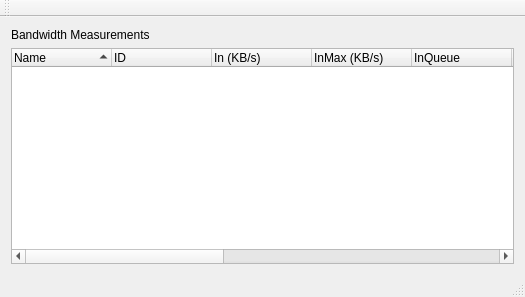
<?xml version="1.0" encoding="UTF-8"?>
<ui version="4.0">
 <class>BwCtrlWindow</class>
 <widget class="QMainWindow" name="BwCtrlWindow">
  <property name="enabled">
   <bool>true</bool>
  </property>
  <property name="geometry">
   <rect>
    <x>0</x>
    <y>0</y>
    <width>525</width>
    <height>297</height>
   </rect>
  </property>
  <property name="windowTitle">
   <string>Bandwidth Control Window</string>
  </property>
  <property name="windowIcon">
   <iconset resource="../images.qrc">
    <normaloff>:/images/logo/logo_16.png</normaloff>:/images/logo/logo_16.png</iconset>
  </property>
  <widget class="QWidget" name="centralWidget">
   <layout class="QVBoxLayout" name="verticalLayout">
    <item>
     <widget class="QLabel" name="bwSummaryLabel">
      <property name="text">
       <string>Bandwidth Measurements</string>
      </property>
     </widget>
    </item>
    <item>
     <widget class="QTreeWidget" name="bwTreeWidget">
      <property name="sortingEnabled">
       <bool>true</bool>
      </property>
      <column>
       <property name="text">
        <string>Name</string>
       </property>
      </column>
      <column>
       <property name="text">
        <string>ID</string>
       </property>
      </column>
      <column>
       <property name="text">
        <string>In (KB/s)</string>
       </property>
      </column>
      <column>
       <property name="text">
        <string>InMax (KB/s)</string>
       </property>
      </column>
      <column>
       <property name="text">
        <string>InQueue</string>
       </property>
      </column>
      <column>
       <property name="text">
        <string>InAllocated (KB/s)</string>
       </property>
      </column>
      <column>
       <property name="text">
        <string>Allocated Sent</string>
       </property>
      </column>
      <column>
       <property name="text">
        <string>Out (KB/s)</string>
       </property>
      </column>
      <column>
       <property name="text">
        <string>OutMax (KB/s)</string>
       </property>
      </column>
      <column>
       <property name="text">
        <string>OutQueue</string>
       </property>
      </column>
      <column>
       <property name="text">
        <string>OutAllowed (KB/s)</string>
       </property>
      </column>
      <column>
       <property name="text">
        <string>Allowed Recvd</string>
       </property>
      </column>
     </widget>
    </item>
   </layout>
  </widget>
  <widget class="QMenuBar" name="menuBar">
   <property name="geometry">
    <rect>
     <x>0</x>
     <y>0</y>
     <width>525</width>
     <height>20</height>
    </rect>
   </property>
  </widget>
  <widget class="QToolBar" name="mainToolBar">
   <attribute name="toolBarArea">
    <enum>TopToolBarArea</enum>
   </attribute>
   <attribute name="toolBarBreak">
    <bool>false</bool>
   </attribute>
  </widget>
  <widget class="QStatusBar" name="statusBar"/>
 </widget>
 <layoutdefault spacing="6" margin="11"/>
 <resources>
  <include location="../images.qrc"/>
 </resources>
 <connections/>
</ui>
